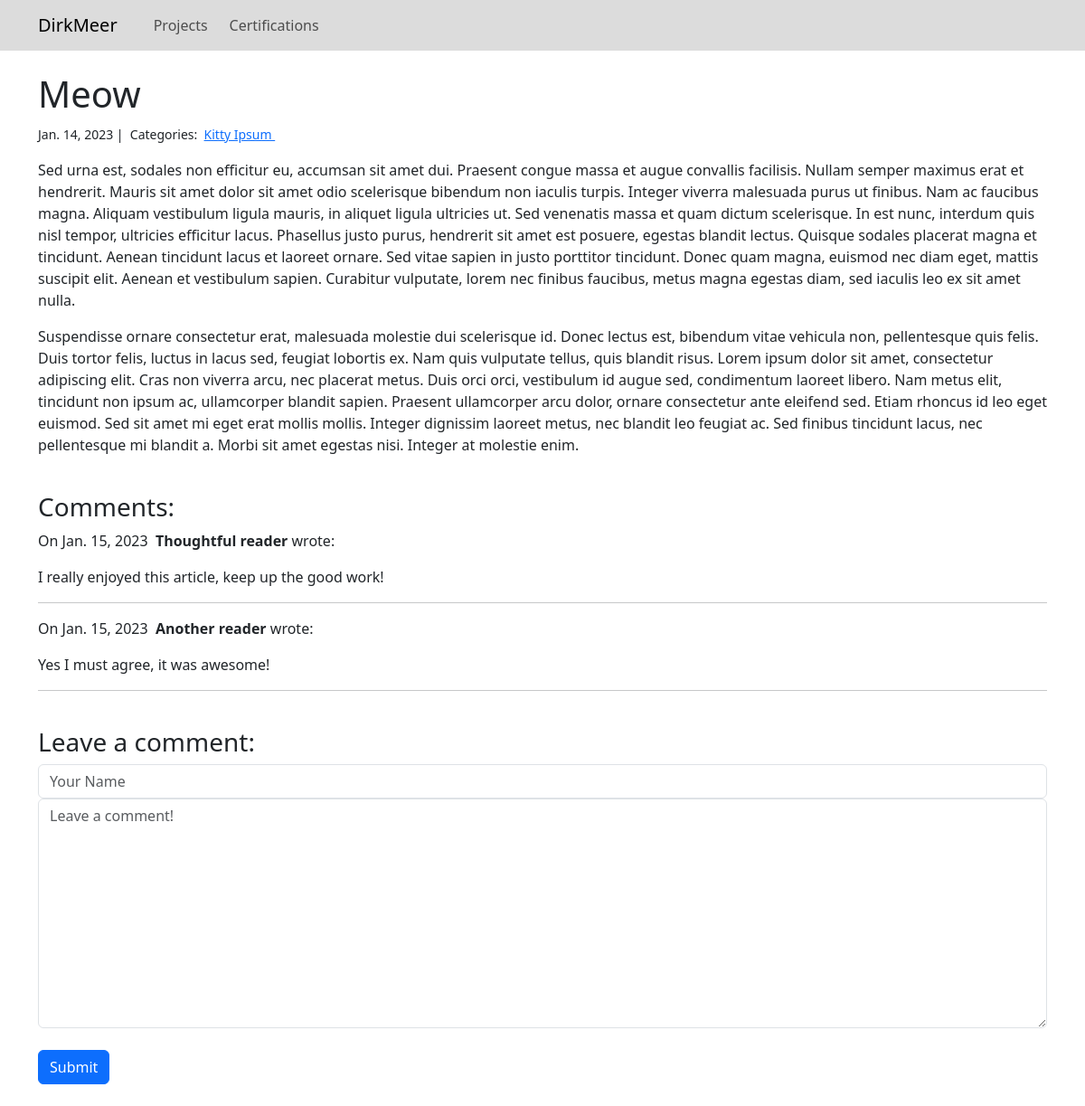
Page /blog/3/ on the earlier database version.
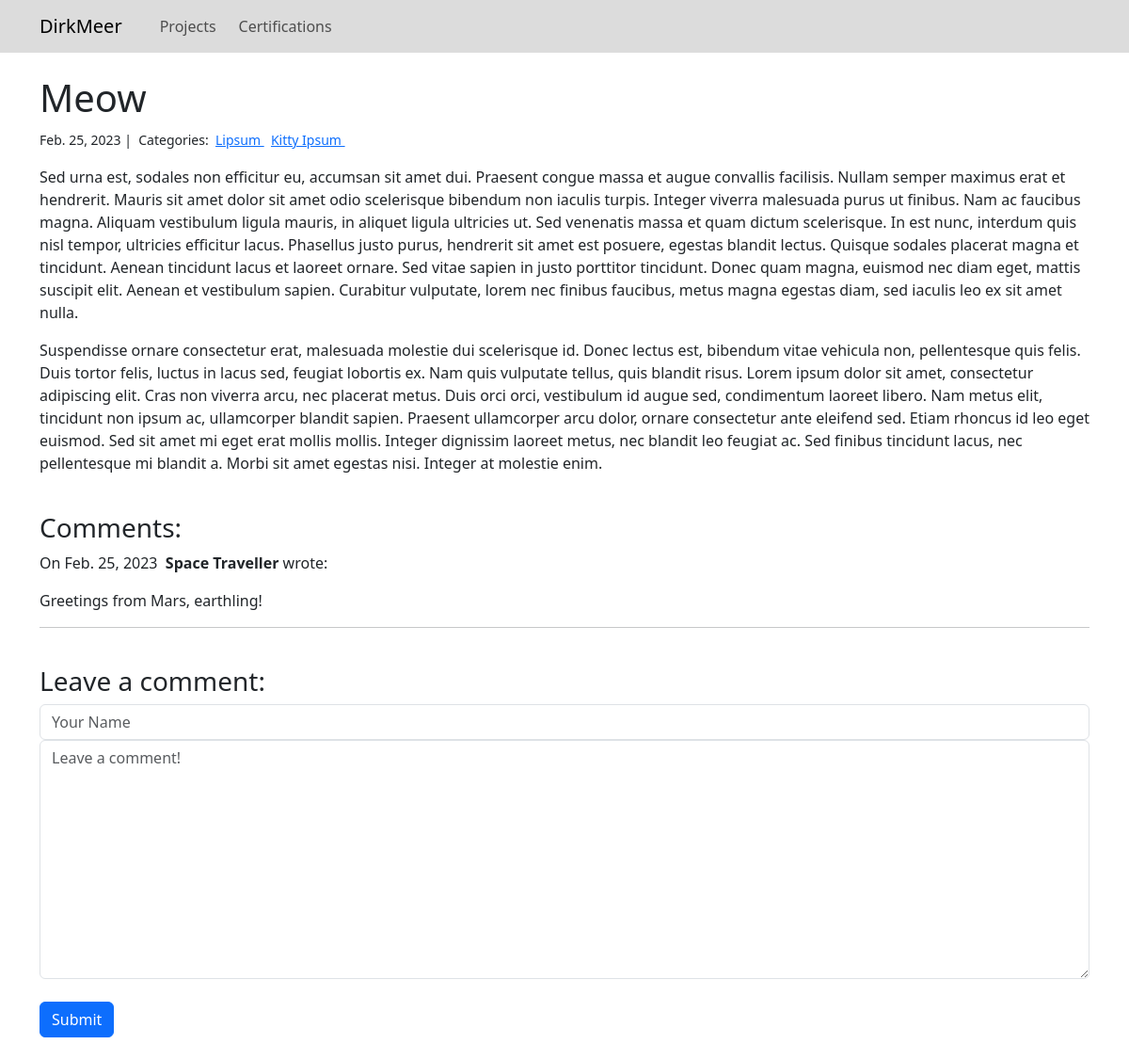
Same page on the later database version.
### blog/models.py (models this page shows, shortened)
class Post(models.Model):
    title = models.CharField(max_length=255)
    body = models.TextField()
    created_on = models.DateTimeField(auto_now_add=True)
    last_modified = models.DateTimeField(auto_now=True)
    categories = models.ManyToManyField('Category', related_name='posts')

class Category(models.Model):
    name = models.CharField(max_length=20)
    class Meta:
        verbose_name_plural = 'Categories'

class Comment(models.Model):
    author = models.CharField(max_length=60)
    body = models.TextField()
    created_on = models.DateTimeField(auto_now_add=True)
    post = models.ForeignKey('Post', on_delete=models.CASCADE)

### blog/views.py (the view, shortened to what this page needs)
# urls.py: path('<int:pk>/', views.blog_detail, name='blog_detail'),
def blog_detail(request, pk):
    post = Post.objects.get(pk=pk)
    form = CommentForm()
    comments = Comment.objects.filter(post=post)
    context = {
        'post': post,
        'comments': comments,
        'form': form,
    }
    return render(request, 'blog_detail.html', context)

### blog/forms.py
class CommentForm(forms.Form):
    author = forms.CharField(
        max_length=60,
        widget=forms.TextInput(attrs={
            'class': 'form-control',
            'placeholder': 'Your Name',
        })
    )
    body = forms.CharField(
        widget=forms.Textarea(attrs={
            'class': 'form-control',
            'placeholder': 'Leave a comment!',
        })
    )

### blog/templates/blog_detail.html (shortened to what this page needs)
{% extends 'base.html' %}
{% block content %}
    <h1>{{ post.title }}</h1>
    <small>
        {{ post.created_on.date }} |&nbsp;
        Categories:&nbsp;
        {% for category in post.categories.all %}
        <a href="{% url 'blog_category' category.name %}">
            {{ category.name }}
        </a>&nbsp;
        {% endfor %}
    </small>
    <p>{{ post.body | linebreaks }}</p>
    <br>
    <h3>Comments:</h3>
    {% if comments|length > 0 %}
    {% for comment in comments %}
    <p>
        On {{ comment.created_on.date }}&nbsp;
        <b>{{ comment.author }}</b> wrote:
    </p>
    <p>{{ comment.body }}</p>
    <hr>
    {% endfor %}
    {% else %}
    <p>Be the first to leave a comment!</p>
    {% endif %}
    <br>
    <h3>Leave a comment:</h3>
    <form action="/blog/{{ post.pk }}/" method="post">
        <div class="form-group">
            {{ form.author }}
        </div>
        <div class="form-group">
            {{ form.body }}
        </div>
        <br>
        <button type="submit" class="btn btn-primary">Submit</button>
    </form>
    <br>
{% endblock %}

Differences in the rows shown:
no longer on this page (row edited): Comment: created_on "Jan. 15, 2023", author "Thoughtful reader", body "I really enjoyed this article, keep up the good work!"
no longer on this page (row edited): Comment: created_on "Jan. 15, 2023", author "Another reader", body "Yes I must agree, it was awesome!"
changed Post "Meow": created_on "Jan. 14, 2023" → "Feb. 25, 2023"
now on this page (row edited): Category: name "Lipsum"
now on this page (row edited): Comment: created_on "Feb. 25, 2023", author "Space Traveller", body "Greetings from Mars, earthling!"
